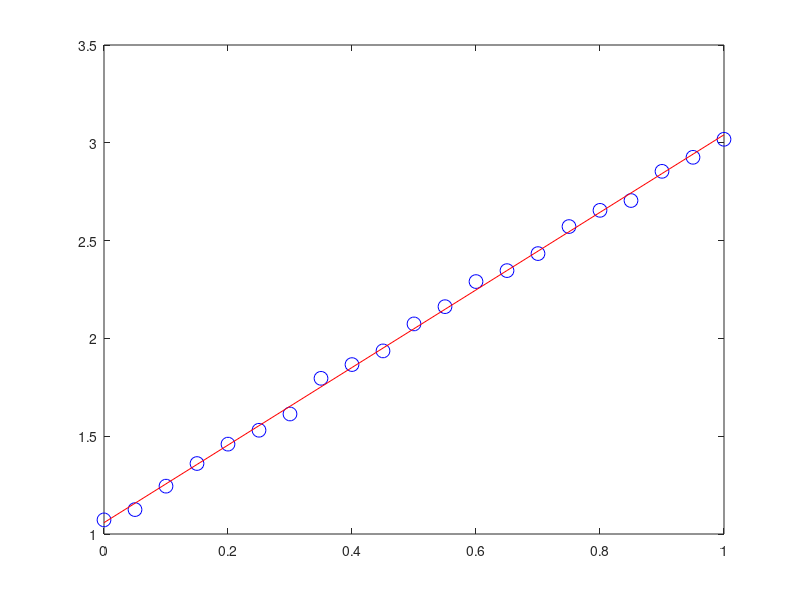

Recreate this plot in MATLAB.
%% Single Line Fitting
% Input: x, y
% Output: line(2)
% Author: Ruofei Du
function [ res ] = line_fitting(x, y, draw, debug)
%line fitting
%   fit a line
if (nargin < 2) debug = true; elseif (nargin < 4) debug = false; end
if (nargin <= 2) draw = false; end

if (debug)
    x = 0:0.05:1;
   y = 2*x + 1 + 0.1*rand(size(x));
   %x(:) = 0.5;
   %  y = 0:0.05:1;
end
n = size(x, 2); 
L = [ sum(x.^2), sum(x); sum(x), n]; 
R = [ sum(x.*y), sum(y) ]; 

if (debug || draw)
    plot(x, y, 'bo', 'MarkerSize', 10); hold on;
end

zero = 1e-6;
if abs(det(L)) > zero
    res = R / L; 
    if (debug || draw)
        plot(x, res(1)*x+res(2),'r');
    end
else
    res(1) = NaN;
    res(2) = mean(x);
    if (debug || draw)
        plot([res(2), res(2)], [min(y), max(y)], 'r')
    end
end

end

